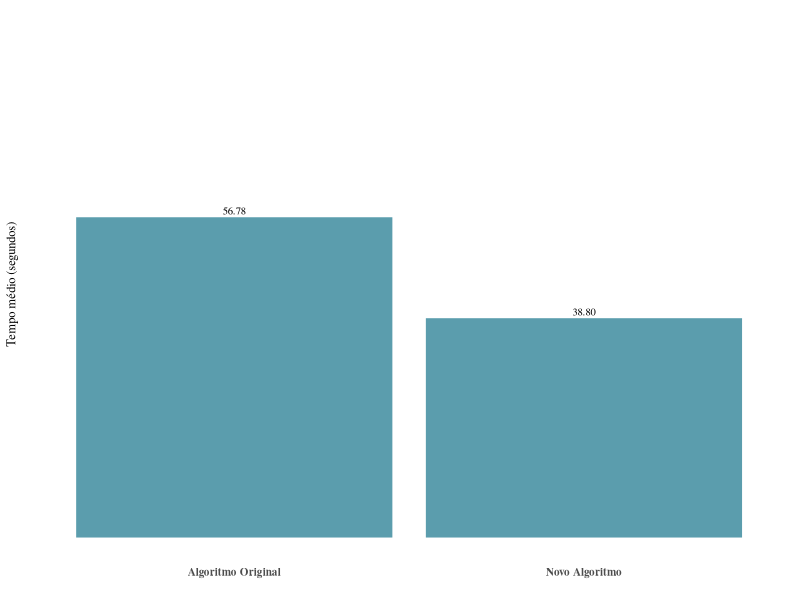
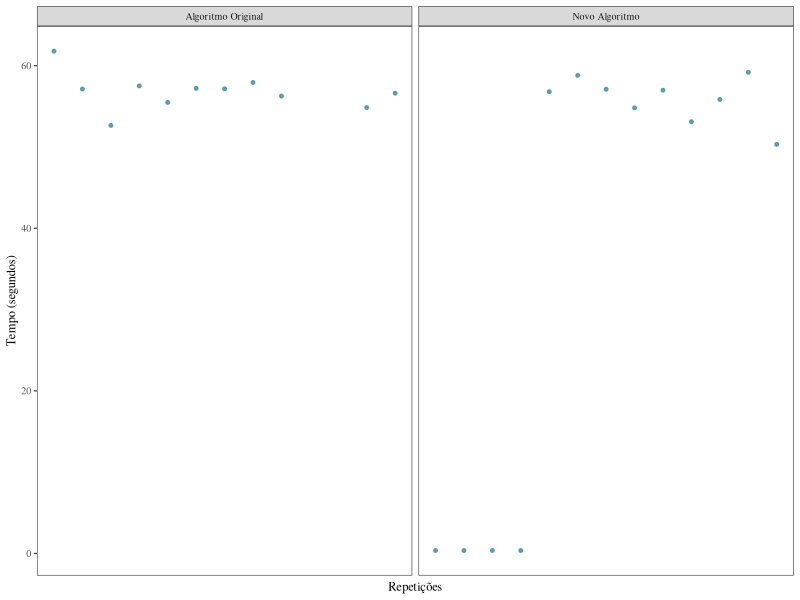
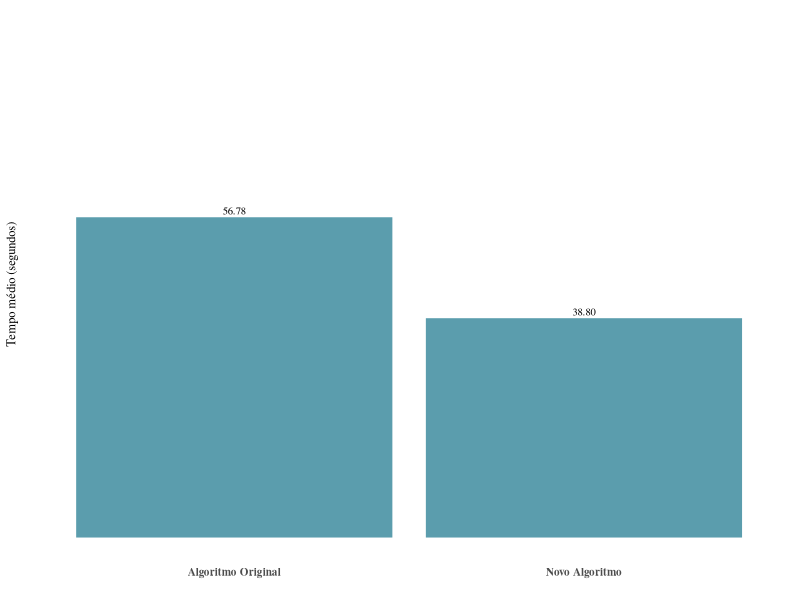
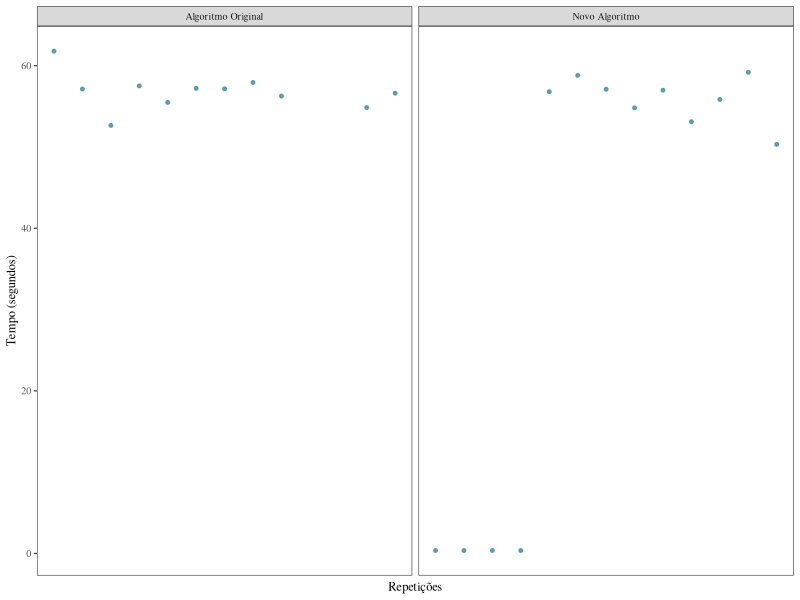

The R script that drew these images, in order:
## ---- chunk 1
this_df <- read.csv("escalonadores.csv", header=TRUE, sep=",")

#cria um novo dataframe que e criado a partir do anterior, agrupando os resultados das repeticoes de cada escalonador numa unica linha, com o valor de tempo medio.
library(plyr)
this_clean_df <- ddply(this_df, c("sched"), summarize, mean = mean(time), median = median(time), num = length(time))
## ---- chunk 2
library(ggplot2)

mytheme <- theme_bw(base_size=9, base_family = "Times") + 
        theme(panel.background=element_blank(), 
              text=element_text(size=9), 
              panel.border=element_blank(), 
              plot.title = element_text(size=9), 
              axis.ticks.y = element_blank(), 
              axis.text.y = element_blank(), 
              axis.text.x = element_text(family = "Times", size=8, face = "bold"), 
              axis.ticks.x = element_blank(), 
              legend.title = element_blank(), 
              panel.grid.major = element_blank(), 
              panel.grid.minor = element_blank()) 


p1 <- ggplot(this_clean_df, aes(x = sched, y = mean)) + 
    mytheme +
    ylim(0,90) +
    geom_bar(stat="identity", color = "#5B9DAD", fill = "#5B9DAD") + 
    xlab("") + ylab("Tempo médio (segundos)") +
    geom_text(aes(label = sprintf("%.2f", mean)), vjust = -0.5, size=2.7, family="Times");
p1
## ---- chunk 3
pdf(file="figuras/introducao_media.pdf", width=2.4, height=1.6, useDingbats = FALSE)
p1
dev.off()
## ---- chunk 4
mytheme <- theme_bw(base_size=9, base_family = "Times") + 
        theme(panel.background=element_blank(), 
              text=element_text(size=9), 
              plot.title = element_text(size=9),  
              axis.text.x = element_blank(), 
              axis.ticks.x = element_blank(), 
              legend.title = element_blank(), 
              panel.grid.major = element_blank(), 
              panel.grid.minor = element_blank()) 

p2 <- ggplot(this_df, aes(x = repetition, y = time)) +
     geom_point(color = "#5B9DAD", size = 1) +
     mytheme +
     xlab("Repetições") + ylab("Tempo (segundos)") +
     facet_wrap(~sched, ncol = 2);
p2
## ---- chunk 5
pdf(file="figuras/introducao_repeticoes.pdf", width=2.4, height=1.6, useDingbats = FALSE)
p2
dev.off()
